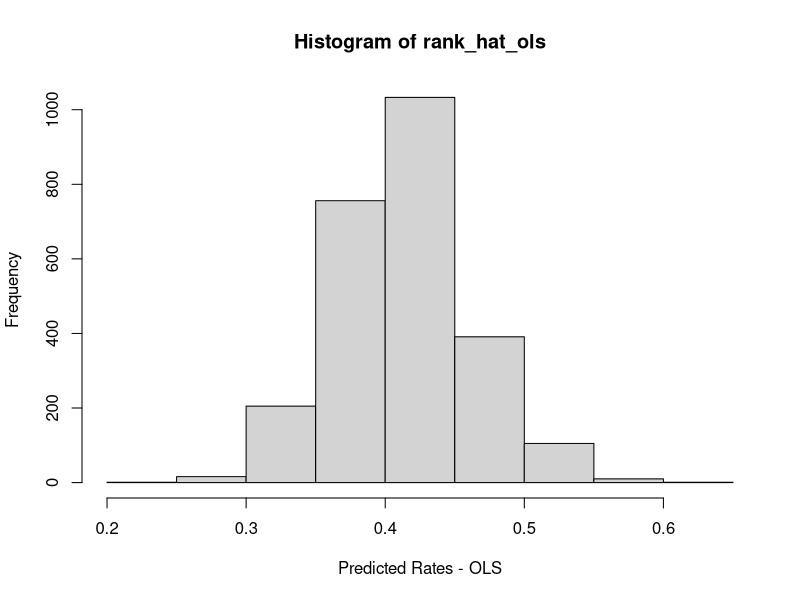
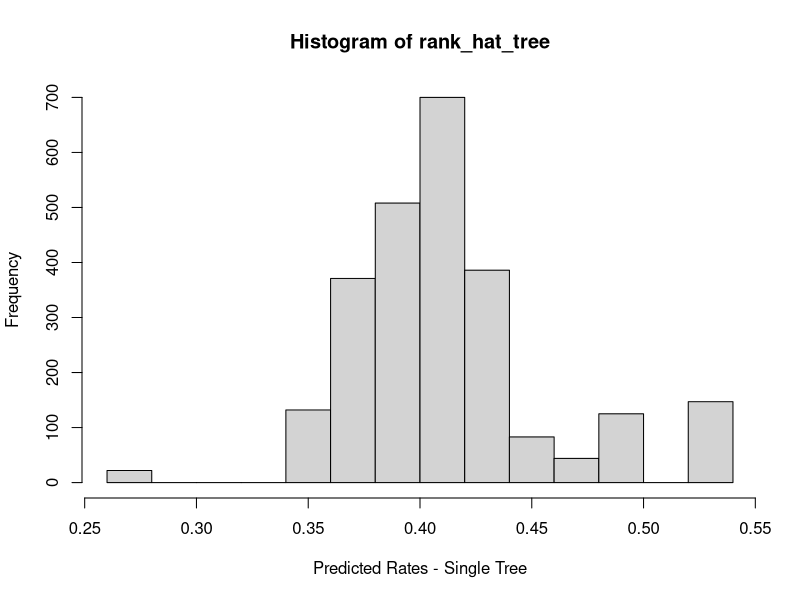
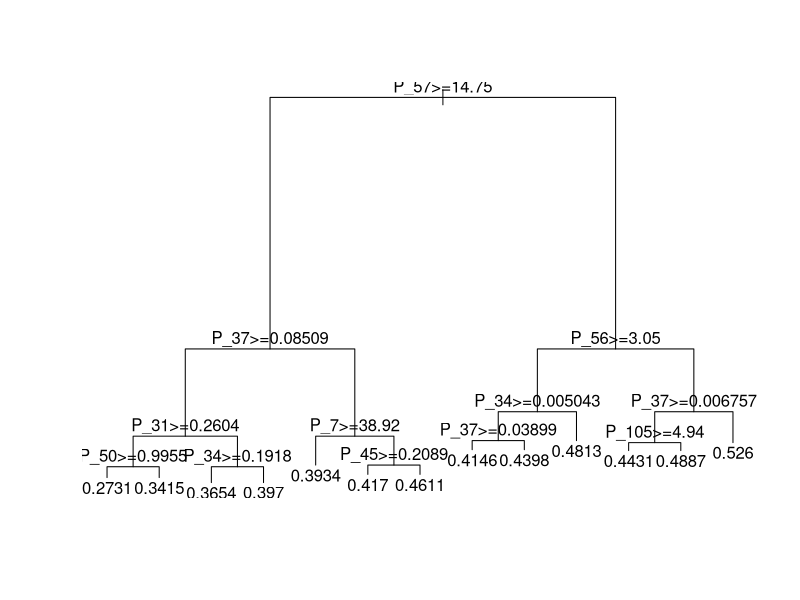
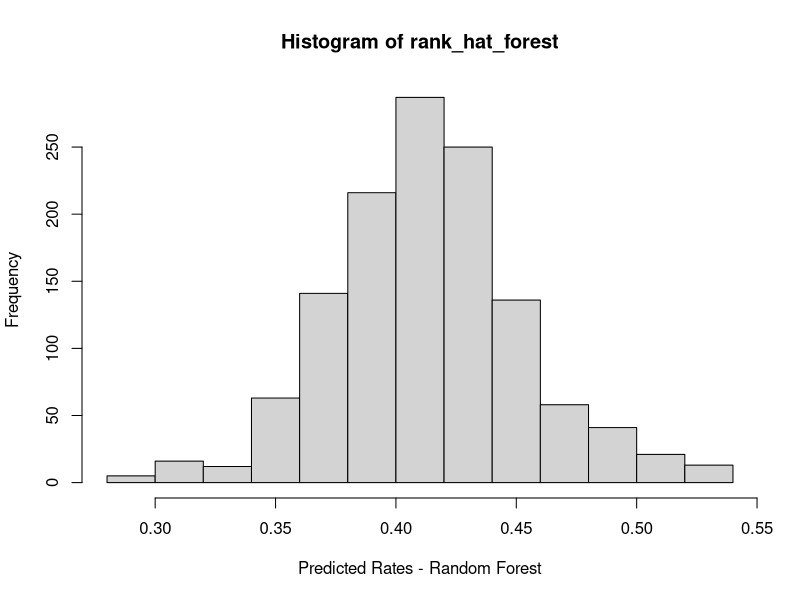

Generate these figures, in order, with R: (Note: this script raises an error after producing the figures.)


#Change this to location of your data
#Can use drop down menu in R studio: file->import data set-> from stata and find stata data set
setwd(dir = "/Users/carrawu/Documents/harvard/ec1152")

if (!require(foreign)) install.packages("foreign"); library(foreign)
if (!require(haven)) install.packages("haven"); library(haven)
if (!require(randomForest)) install.packages("randomForest"); library(randomForest)
if (!require(rpart)) install.packages("rpart"); library(rpart)

#Open stata data set
proj4 <- read_dta("project4.dta")
head(proj4)

#Storing predictor variables
#Order data in stata so all predictors appear in right-most columns
vars <- colnames(proj4[10:ncol(proj4)])

#OLS Regression
to_hat <- with(proj4[proj4$training==1,], lm(reformulate(vars, "kfr_pooled_p25")))
summary(to_hat)
rank_hat_ols = predict(to_hat, newdata=proj4)
summary(rank_hat_ols); hist(rank_hat_ols, xlab="Predicted Rates - OLS")

#Decision Tree or Regression Tree
one_tree <- rpart(reformulate(vars, "kfr_pooled_p25")
                  , data=proj4
                  , subset = training==1
                  , control = rpart.control(xval = 10)) ## this sets the number of folds for cross validation.

one_tree #Text Representation of Tree
rank_hat_tree <- predict(one_tree, newdata=proj4)
table(rank_hat_tree)
hist(rank_hat_tree, xlab="Predicted Rates - Single Tree")

plot(one_tree) # plot tree
text(one_tree) # add labels to tree
# print complexity parameter table using cross validation
printcp(one_tree)

#Random Forest from 1000 Bootstrapped Samples
forest_hat <- randomForest(reformulate(vars, "kfr_pooled_p25"), ntree=1000, mtry=11, maxnodes=100
                           ,importance=TRUE, do.trace=25, data=proj4[proj4$training==1,], no.action = na.omit)
getTree(forest_hat, 250, labelVar = TRUE) #Text Representation of Tree
rank_hat_forest <- predict(forest_hat, data=proj4,type="response")
summary(rank_hat_forest); hist(rank_hat_forest, xlab="Predicted Rates - Random Forest")

proj4$rank_hat_forest = rank_hat_forest
proj4$rank_hat_ols = rank_hat_ols
proj4$rank_hat_tree = rank_hat_tree

forest_pred_error <- proj4$kfr_pooled_p25[proj4$training == 1] - proj4$rank_hat_forest[proj4$training == 1]
ols_pred_error <- proj4$kfr_pooled_p25[proj4$training == 1] - proj4$rank_hat_ols[proj4$training == 1]
tree_pred_error <- proj4$kfr_pooled_p25[proj4$training == 1] - proj4$rank_hat_tree[proj4$training == 1]

proj4$mse_forest = forest_pred_error^2
proj4$mse_ols = ols_pred_error^2
proj4$mse_tree = tree_pred_error^2

#mse for forest in sample
mean(proj4$mse_forest)
mean(proj4$mse_ols)
mean(proj4$mse_tree)

#Export to stata
proj4$predictions_ols <- rank_hat_ols #Add OLS predictions to data set
proj4$predictions_tree <- rank_hat_tree #Add regression tree predictions to data set
proj4$predictions_forest <- rank_hat_forest #Add random forest predictions to data set
write.dta(proj4, "proj4_results.dta") #Save data as a stata .dta file

#project4$pred_error = project4$kfr_actual -project4$predictions
#project4$mse_forest = project4$pred_error^2
#mse_test <- subset(proj4, test==0, select = c(mse_forest,mse_trees,mse_ols)) 
#summary(mse_test)

library("haven")


gdc<-read_dta("atlas_test.dta")
gdc<-merge(gdc,proj4,by = "geoid")

gdc$rank_hat_forest = rank_hat_forest
gdc$rank_hat_ols = rank_hat_ols
gdc$rank_hat_tree = rank_hat_tree

forest_pred_error <- gdc$kfr_actual[gdc$training == 0] - gdc$rank_hat_forest[gdc$training == 0]
ols_pred_error <- gdc$kfr_actual[gdc$training == 0] - gdc$rank_hat_ols[gdc$training == 0]
tree_pred_error <- gdc$kfr_actual[gdc$training == 0] - gdc$rank_hat_tree[gdc$training == 0]

gdc$mse_forest = forest_pred_error^2
gdc$mse_ols = ols_pred_error^2
gdc$mse_tree = tree_pred_error^2

#mse for forest in sample
mean(gdc$mse_forest)
mean(gdc$mse_ols)
mean(gdc$mse_tree)

gdc$predictions_ols <- rank_hat_ols #Add OLS predictions to data set
gdc$predictions_tree <- rank_hat_tree #Add regression tree predictions to data set
gdc$predictions_forest <- rank_hat_forest #Add random forest predictions to data set
write.dta(gdc, "gdc_results.dta") #Save data as a stata .dta file

plot(gdc$rank_hat_forest[gdc$test==1],gdc$kfr_actual[gdc$test==1], xlab = "Forest Prediction", ylab = "kfr_actual")
abline(lm(gdc$kfr_actual[gdc$test==1]~gdc$rank_hat_forest[gdc$test==1]))
#plot(predictions_forest, kfr_actual)
#plot(predictions_tree, kfr_actual)
